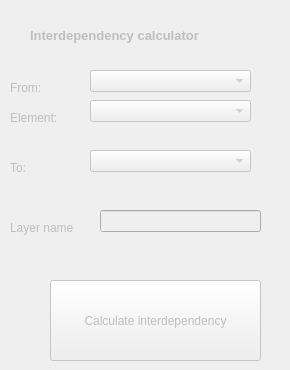
        <widget class="QWidget" name="tabinter">
         <property name="enabled">
          <bool>false</bool>
         </property>
         <attribute name="title">
          <string/>
         </attribute>
         <widget class="QLabel" name="label_3">
          <property name="geometry">
           <rect>
            <x>10</x>
            <y>80</y>
            <width>53</width>
            <height>16</height>
           </rect>
          </property>
          <property name="text">
           <string>From:</string>
          </property>
         </widget>
         <widget class="QLabel" name="label_4">
          <property name="geometry">
           <rect>
            <x>30</x>
            <y>20</y>
            <width>251</width>
            <height>31</height>
           </rect>
          </property>
          <property name="font">
           <font>
            <pointsize>10</pointsize>
            <weight>75</weight>
            <bold>true</bold>
           </font>
          </property>
          <property name="text">
           <string>Interdependency calculator</string>
          </property>
         </widget>
         <widget class="QLabel" name="label_5">
          <property name="geometry">
           <rect>
            <x>10</x>
            <y>110</y>
            <width>53</width>
            <height>16</height>
           </rect>
          </property>
          <property name="text">
           <string>Element:</string>
          </property>
         </widget>
         <widget class="QComboBox" name="comboBoxFromLayer">
          <property name="geometry">
           <rect>
            <x>90</x>
            <y>70</y>
            <width>161</width>
            <height>22</height>
           </rect>
          </property>
         </widget>
         <widget class="QComboBox" name="comboBoxFromElement">
          <property name="geometry">
           <rect>
            <x>90</x>
            <y>100</y>
            <width>161</width>
            <height>22</height>
           </rect>
          </property>
         </widget>
         <widget class="QLabel" name="label_6">
          <property name="geometry">
           <rect>
            <x>10</x>
            <y>160</y>
            <width>53</width>
            <height>16</height>
           </rect>
          </property>
          <property name="text">
           <string>To:</string>
          </property>
         </widget>
         <widget class="QComboBox" name="comboBoxToLayer">
          <property name="geometry">
           <rect>
            <x>90</x>
            <y>150</y>
            <width>161</width>
            <height>22</height>
           </rect>
          </property>
         </widget>
         <widget class="QLabel" name="label_10">
          <property name="geometry">
           <rect>
            <x>10</x>
            <y>220</y>
            <width>71</width>
            <height>16</height>
           </rect>
          </property>
          <property name="text">
           <string>Layer name</string>
          </property>
         </widget>
         <widget class="QLineEdit" name="lineEdit_2">
          <property name="geometry">
           <rect>
            <x>100</x>
            <y>210</y>
            <width>161</width>
            <height>22</height>
           </rect>
          </property>
         </widget>
         <widget class="QPushButton" name="pushButton_Interdependencies">
          <property name="geometry">
           <rect>
            <x>50</x>
            <y>280</y>
            <width>211</width>
            <height>81</height>
           </rect>
          </property>
          <property name="text">
           <string>Calculate interdependency</string>
          </property>
         </widget>
        </widget>
